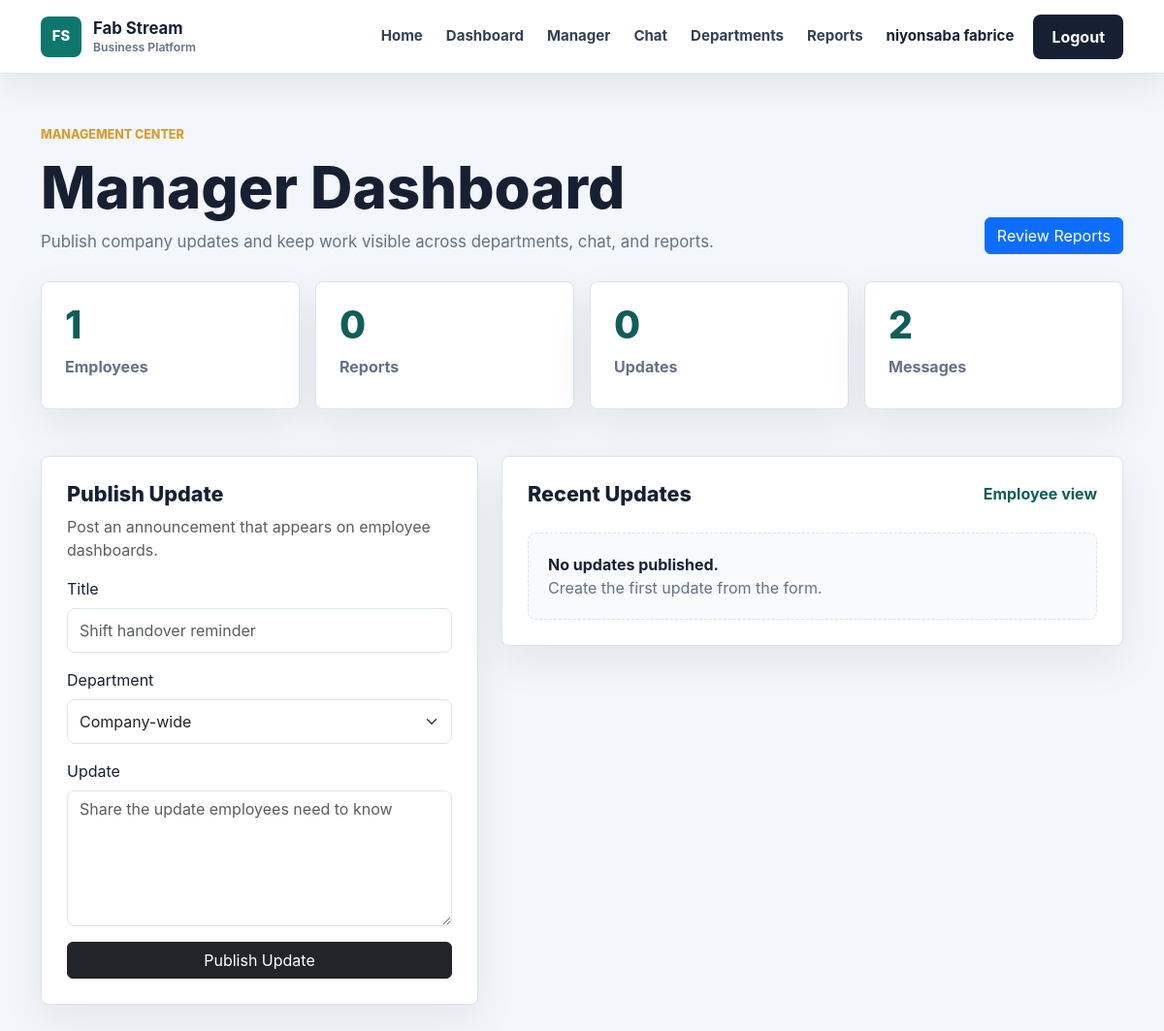
Before: /manager-dashboard (signed in) with the older database file.
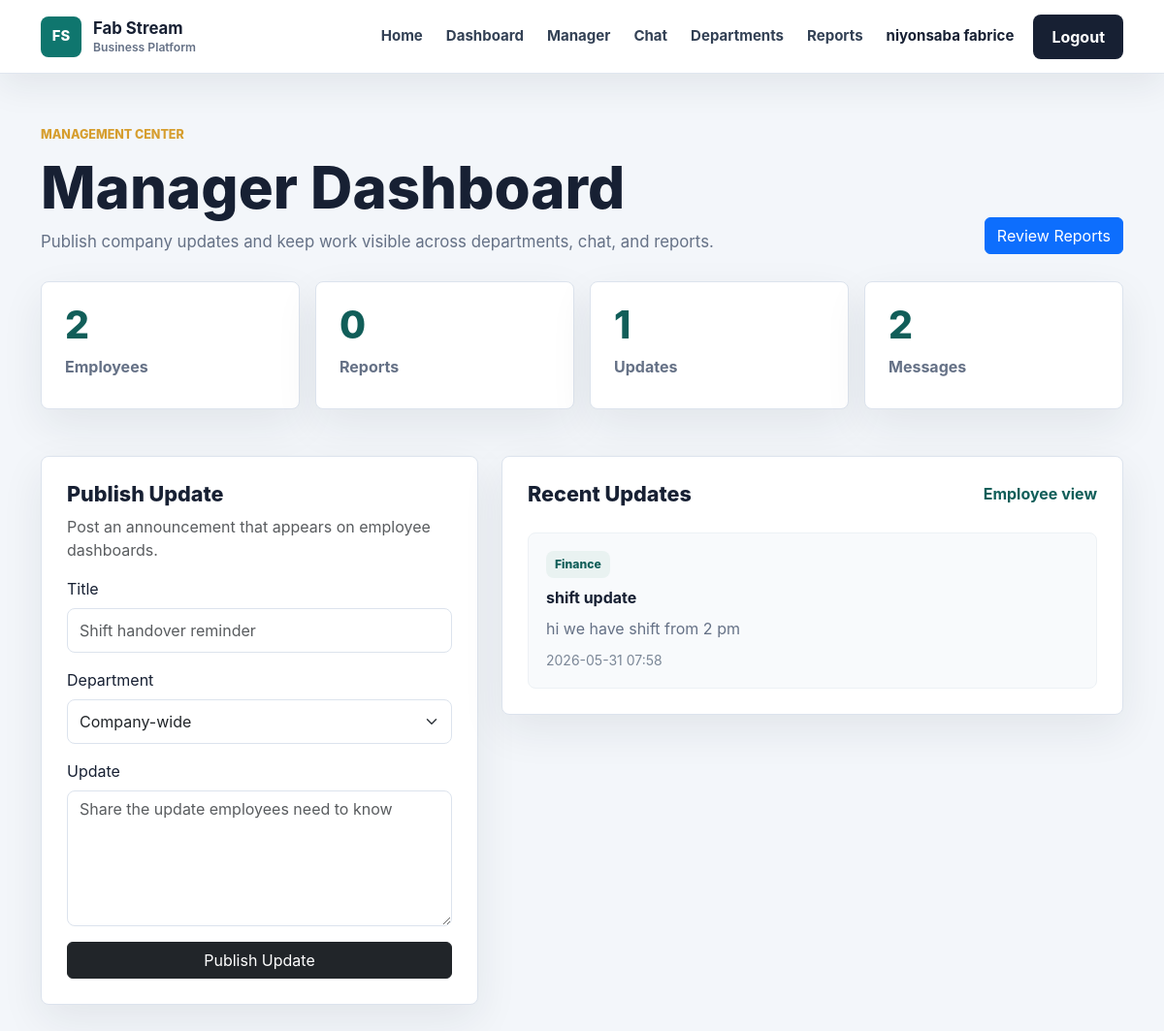
After: the same page with the newer database file.
### app/models.py (models this page shows, shortened)
class CompanyUpdate(db.Model):
    id = db.Column(db.Integer, primary_key=True)
    title = db.Column(db.String(150), nullable=False)
    body = db.Column(db.Text, nullable=False)
    department = db.Column(db.String(80), default='Company-wide')
    created_at = db.Column(db.DateTime, default=datetime.utcnow)
    author_id = db.Column(db.Integer, db.ForeignKey('user.id'), nullable=False)
    author = db.relationship('User', backref='company_updates')

### app/routes.py (the view)
@routes.route('/manager-dashboard')
@login_required
def manager_dashboard():
    stats = {
        'employees': User.query.count(),
        'reports': ReportDocument.query.count(),
        'updates': CompanyUpdate.query.count(),
        'messages': ChatMessage.query.count()
    }
    updates = CompanyUpdate.query.order_by(CompanyUpdate.created_at.desc()).limit(8).all()
    return render_template('manager_dashboard.html', stats=stats, updates=updates, departments=DEPARTMENTS)

### app/__init__.py (called while the page is built)
def create_app():
    app = Flask(__name__)
    app.config.from_object(Config)
    app.config['UPLOAD_FOLDER'] = os.path.join(app.instance_path, app.config['UPLOAD_FOLDER'])
    os.makedirs(app.config['UPLOAD_FOLDER'], exist_ok=True)
    db.init_app(app)
    bcrypt.init_app(app)
    login_manager.init_app(app)
    socketio.init_app(app)
    from app.models import User
    @login_manager.user_loader
    def load_user(user_id):
        return User.query.get(int(user_id))
    from app.routes import routes
    app.register_blueprint(routes)
    with app.app_context():
        db.create_all()
        ensure_user_profile_columns()
    return app

### app/templates/manager_dashboard.html (shortened to what this page needs)
{% extends 'base.html' %}
{% block content %}
<section class="app-page">
    <div class="container">
        <div class="app-header">
            <div>
                <p class="section-kicker">Management center</p>
                <h1>Manager Dashboard</h1>
                <p>Publish company updates and keep work visible across departments, chat, and reports.</p>
            </div>
            <a href="{{ url_for('routes.reports') }}" class="btn btn-primary">Review Reports</a>
        </div>
        <div class="stat-grid">
            <div class="stat-card"><span>{{ stats.employees }}</span><strong>Employees</strong></div>
            <div class="stat-card"><span>{{ stats.reports }}</span><strong>Reports</strong></div>
            <div class="stat-card"><span>{{ stats.updates }}</span><strong>Updates</strong></div>
            <div class="stat-card"><span>{{ stats.messages }}</span><strong>Messages</strong></div>
        </div>
        <div class="row g-4 mt-1">
            <div class="col-lg-5">
                <div class="work-panel">
                    <h2>Publish Update</h2>
                    <p class="text-muted">Post an announcement that appears on employee dashboards.</p>
                    <form method="POST" action="{{ url_for('routes.create_update') }}">
                        <div class="mb-3">
                            <label class="form-label" for="title">Title</label>
                            <input class="form-control" id="title" name="title" placeholder="Shift handover reminder" required>
                        </div>
                        <div class="mb-3">
                            <label class="form-label" for="department">Department</label>
                            <select class="form-select" id="department" name="department">
                                <option>Company-wide</option>
                            </select>
                        </div>
                        <div class="mb-3">
                            <label class="form-label" for="body">Update</label>
                            <textarea class="form-control" id="body" name="body" rows="5" placeholder="Share the update employees need to know" required></textarea>
                        </div>
                        <button class="btn btn-dark w-100" type="submit">Publish Update</button>
                    </form>
                </div>
            </div>
            <div class="col-lg-7">
                <div class="work-panel">
                    <div class="panel-title">
                        <h2>Recent Updates</h2>
                        <a href="{{ url_for('routes.dashboard') }}">Employee view</a>
                    </div>
                    <div class="activity-list">
                        {% for update in updates %}
                            <article class="activity-item">
                                <span>{{ update.department }}</span>
                                <strong>{{ update.title }}</strong>
                                <p>{{ update.body }}</p>
                                <small>{{ update.created_at.strftime('%Y-%m-%d %H:%M') }}</small>
                            </article>
                        {% else %}
                            <div class="empty-state">
                                <strong>No updates published.</strong>
                                <span>Create the first update from the form.</span>
                            </div>
                        {% endfor %}
                    </div>
                </div>
            </div>
        </div>
    </div>
</section>
{% endblock %}

Changed rows visible on the page:
added CompanyUpdate: department "Finance", title "shift update", body "hi we have shift from 2 pm", created_at "2026-05-31 07:58"
Other visible differences:
{{ stats.employees }}: "1" → "2"
{{ stats.updates }}: "0" → "1"
text no longer shown: "No updates published. Create the first update from the form."
